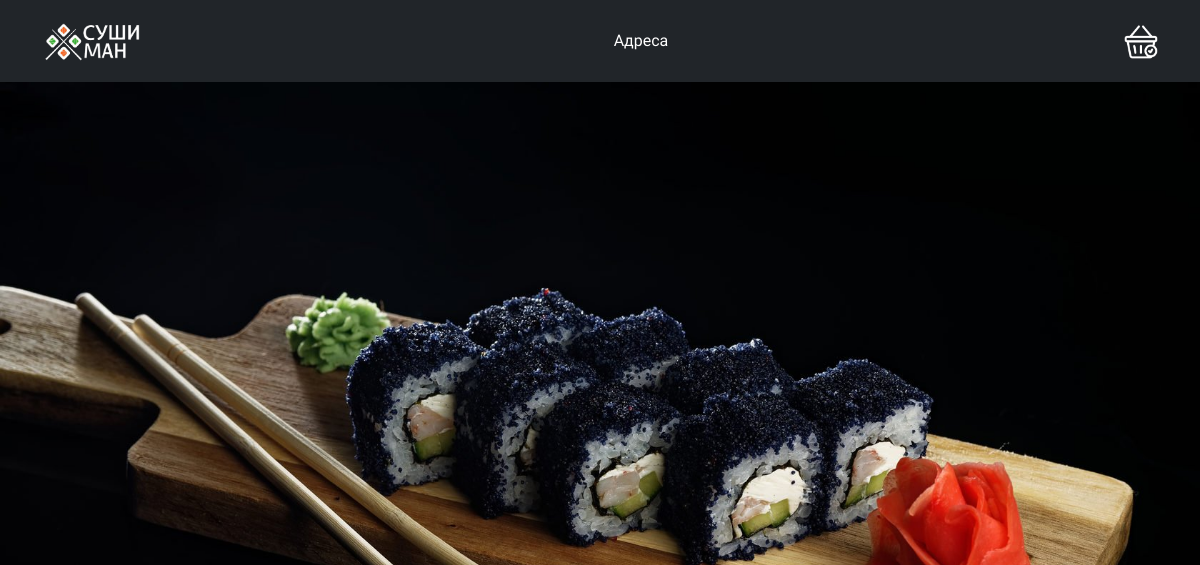
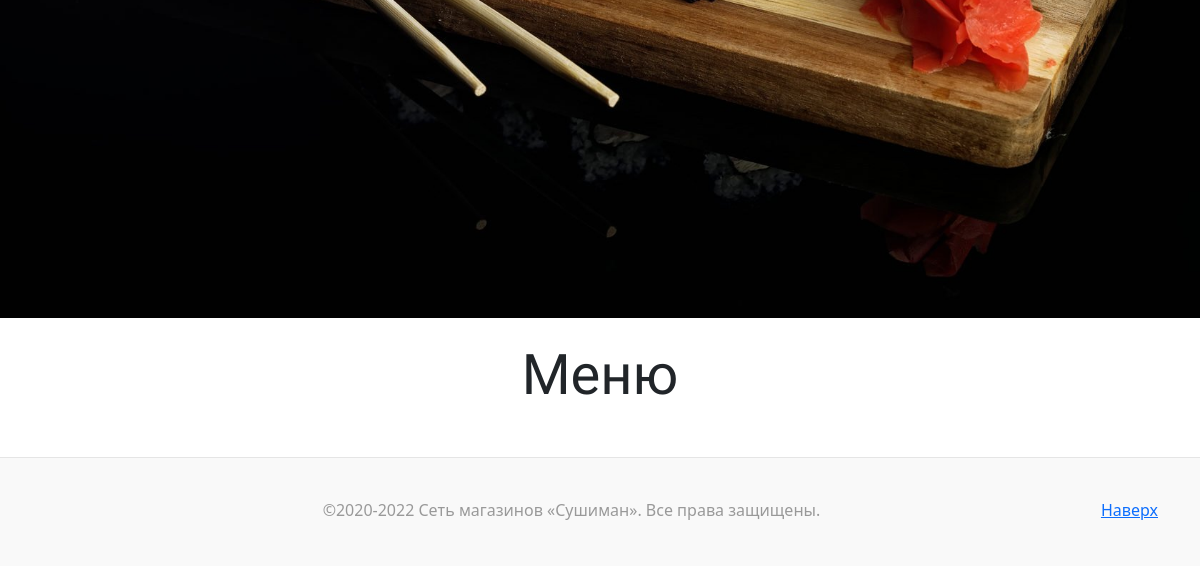
The app's page /, older data (2 pictures, top to bottom).
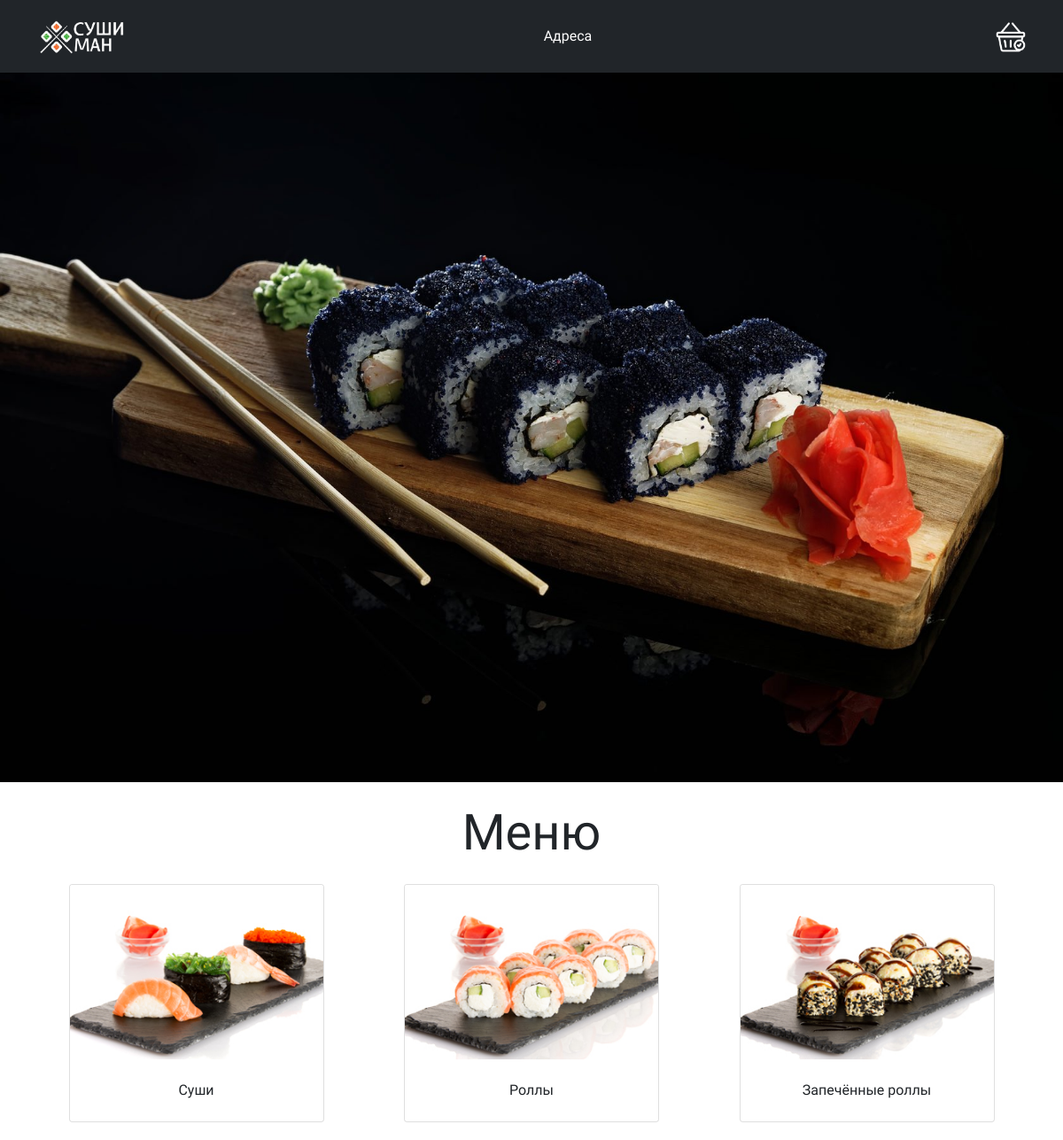
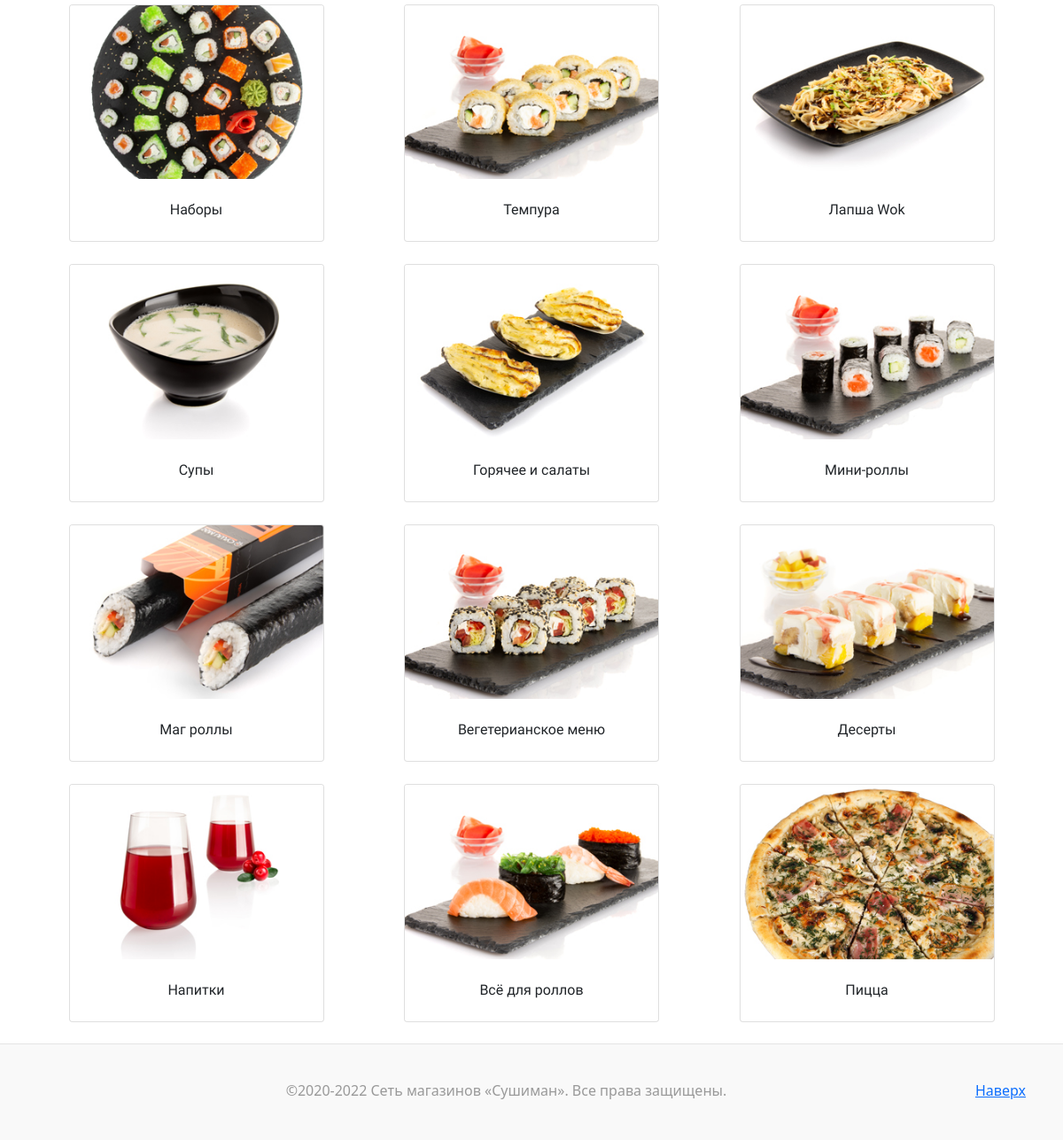
The same page, newer data (2 pictures, top to bottom).
### main/models.py (models this page shows, shortened)
class Category(models.Model):
    slug = models.SlugField(
        verbose_name="Ссылка категории",
        max_length=100,
        null=False,
        blank=False,
        allow_unicode=True,
    )
    name = models.CharField(
        verbose_name="Название категории",
        max_length=100,
        null=False,
        blank=False,
    )
    image = models.ImageField(
        upload_to='static/images/caterories',
        null=True,
    )
    class Meta:
        verbose_name = "Категория товаров"
        verbose_name_plural = "Категории товаров"

### main/views.py (the view)
# urls.py: path('', views.index),
def index(request):
    c = base_context(request)
    c["page_header"] = "Меню"
    c["categories"] = Category.objects.all()
    return render(request, 'pages/index.html', c)

### main/views.py (called while the page is built)
def base_context(request):
    context = dict()
    context['user'] = request.user
    context["site_name"] = "Sushiman"  # Строка перед | в title страницы
    context["page_name"] = "Главная"  # Строка после |
    context["page_header"] = ""  # Название страницы в display-3 стиле
    return context

### main/templates/pages/index.html (shortened to what this page needs)
{% extends 'base.html' %}
{% load static %}
{% block content %}
{% include 'banner.html' %}
<div class="content text-center">
  <p class="display-4 my-4">{{ page_header }}</p>
</div>
<div class="container-fluid d-flex flex-row flex-wrap justify-content-evenly">
  {% for category in categories %}
  <div class="enlarge card text-center" style="width: 18rem;" data-aos="zoom-in">
    <img class="card-img-top" src="{{ category.image.url }}" alt="{{ category.name }}" style="max-width: 500px; max-height: 500px; object-fit: cover;">
    <div class="card-body">
      <a class="btn btn-transparent stretched-link" href="{% url 'main_category' category.slug %}">{{ category.name }}</a>
    </div>
  </div>
  {% endfor %}
</div>
{% endblock content %}

### main/templates/base.html (shortened to what this page needs)
{% load static %}
<!doctype html>
<html class="h-100">
<head>
	<link href="https://cdn.jsdelivr.net/npm/bootstrap@5.0.2/dist/css/bootstrap.min.css" rel="stylesheet">
	<link href="https://unpkg.com/aos@2.3.1/dist/aos.css" rel="stylesheet">
	<link rel="stylesheet" type="text/css" href="{% static 'css/base.css' %}">
	<link rel="stylesheet" type="text/css" href="{% static 'css/footer.min.css' %}">
</head>
<body class='h-100'>
	{% include 'header.html' %}
	{% block content %}
	{% endblock content %}
	{% include 'footer.html' %}
</body>
</html>

### main/templates/messages.html (shortened to what this page needs)
{% load static %}

### main/templates/header.html
{% load static %}
<nav class="navbar menu sticky-top navbar-expand-lg navbar-dark bg-dark p-md-3">
  <div class="container">
    <a href="/" class="navbar-brand">
      <img src="{% static 'images\logo.png' %}" alt="" width="100" height="40">
    </a>
    <div>
      <div class="mx-auto">
        <ul class="navbar-nav mr-auto">
          <li class="nav-item active" >
            <a href="adresses/" class="nav-link text-white";>Адреса</a>
          </li>
        </ul>
      </div>
    </div>
    <div class="cart">
      <a href="/cart/" >
      <img src="{% static 'C:\Development\ItronDay\itron_day\Sushi\static\images\cart.png' %}" width="34px" height="35px">
      </a>
    </div>
  </div>
</nav>

### main/templates/banner.html
{% load static %}
<div class="banner-image d-flex justify-content-center align-items-center">
  <img src="{% static 'images\banner.jpg'%}" alt="" class="banner-image">
</div>

### main/templates/footer.html
{% load static %}
<footer class="blog-footer mt-4">
  <div class="container">
    <p class="float-end mb-1">
      <a href="#">Наверх</a>
    </p>
    <p class="mb-1">©2020-2022 Сеть магазинов «Сушиман». Все права защищены.</p>
  </div>
</footer>

### static/css/base.css (style rules this page uses)
.card { font-family: 'Oswald', sans-serif !important; }
.container-fluid { gap: 25px; }
.nav-item { font-family: 'Oswald', sans-serif; }
.display-4 { font-family: 'Oswald', sans-serif !important; }

Row changes from the older to the newer data that the page shows:
added Category: image (picture), name "Суши"
added Category: image (picture), name "Роллы"
added Category: image (picture), name "Запечённые роллы"
added Category: image (picture), name "Наборы"
added Category: image (picture), name "Темпура"
added Category: image (picture), name "Лапша Wok"
added Category: image (picture), name "Супы"
added Category: image (picture), name "Горячее и салаты"
added Category: image (picture), name "Мини-роллы"
added Category: image (picture), name "Маг роллы"
added Category: image (picture), name "Вегетерианское меню"
added Category: image (picture), name "Десерты"
added Category: image (picture), name "Напитки"
added Category: image (picture), name "Всё для роллов"
added Category: image (picture), name "Пицца"
